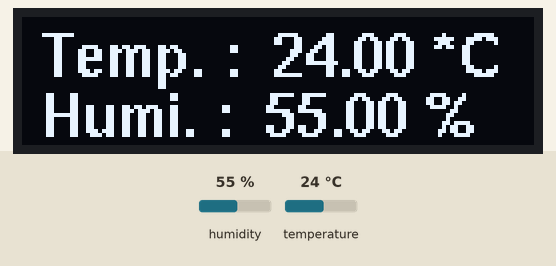
Recording of a sketch running on a simulated Arduino Uno, built with avr-gcc and run on an emulated ATmega328P. Shown: 128×32 one-colour display. Inputs (shaded band) come from the test bench; at power-on: humidity 55 %, temperature 24 °C.

Above: at 2.8 s.
2.9 s: humidity set to 22 %
At 5.1 s:
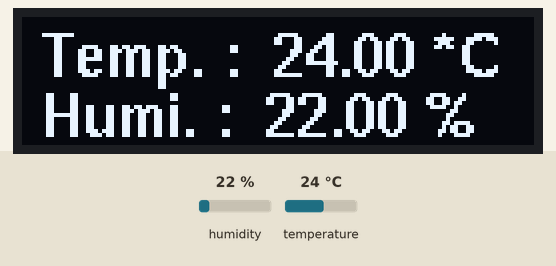
5.7 s: temperature set to 12 °C
At 7.6 s:
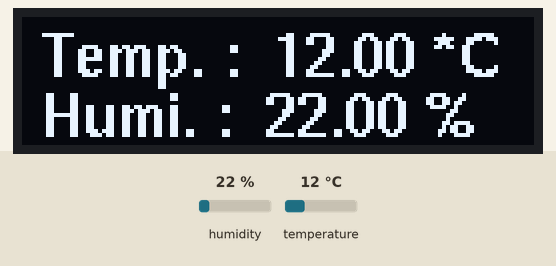
8.5 s: humidity set to 40 %
At 11.5 s:
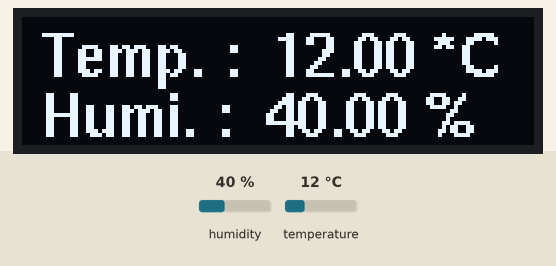
11.8 s: temperature set to 19 °C
At 12.9 s:
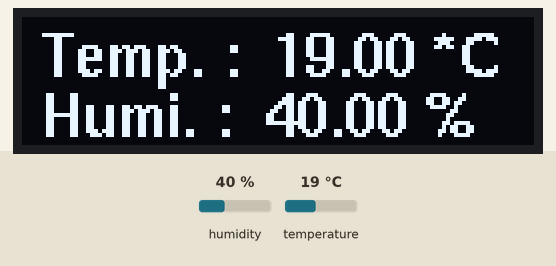
Timing chart, 0 to 14.8 s (numbered marks = the images above; inputs shaded):
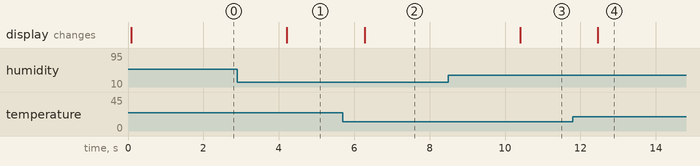

Measured:
- after the input at 2.9 s, the display: changes after 1.3 s (image 1)
- after the input at 5.7 s, the display: changes after 0.58 s (image 2)
- after the input at 8.5 s, the display: changes after 1.9 s (image 3)
- after the input at 11.8 s, the display: changes after 0.66 s (image 4)

The sketch:

DHT22-Arduino-OLED-0.91.ino
```cpp
#include <DHT.h>
#include <Arduino.h>
#include <U8g2lib.h>
#include <SPI.h>
#include <Wire.h>
#define DHTPIN 2
#define DHTTYPE DHT22

U8G2_SSD1306_128X32_UNIVISION_F_HW_I2C u8g2(U8G2_R0);
DHT dht(DHTPIN, DHTTYPE);

void setup(void) {
  u8g2.begin();
  Serial.begin(9600);
  dht.begin();
}

void loop(void) {
  float h = dht.readHumidity();
  float t = dht.readTemperature();
  u8g2.clearBuffer();
  u8g2.setFont( u8g2_font_helvB10_tr);
  u8g2.setCursor(5, 15);
  u8g2.print("Temp. :  ");
  u8g2.print(t);
  u8g2.print(" *C");
  u8g2.setCursor(5, 30);
  u8g2.print("Humi. :  ");
  u8g2.print(h);
  u8g2.print(" %");
  u8g2.sendBuffer();
  delay(2000);
}
```
